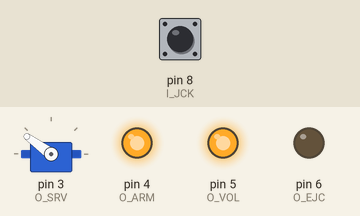
Recording of a sketch running on a simulated Arduino Uno, built with avr-gcc and run on an emulated ATmega328P. On the bench: servo, output pins drawn as LEDs (lit = HIGH). Inputs (shaded band) come from the test bench; at power-on: pin 8 (I_JCK) HIGH.

Above: at 18.0 s.
18.1 s: pin 8 (I_JCK) pulled LOW for 3.2 s
At 21.1 s:
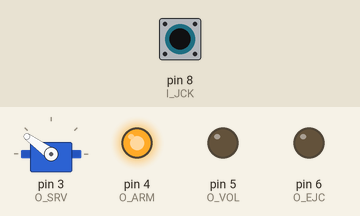
At 42.9 s:
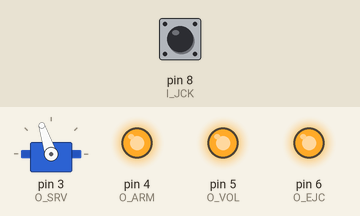
Timing chart, 0 to 43.3 s (numbered marks = the images above; inputs shaded):
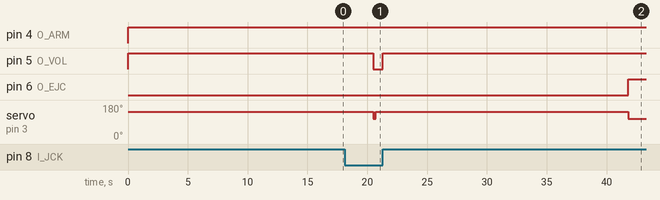

The sketch:

seq.ino
```cpp
//#include <elapsedMillis.h>
#include <Servo.h>

//#define DEBUG

//#define I_JCK (23)  // signal jack
//#define O_ARM (19)  // signal armement
//#define O_VOL (21)  // signal phase vol
//#define O_EJC (20)  // signal ejection
//#define O_SRV (9)   // commande servomoteur

#define I_JCK (8)  // signal jack
#define O_ARM (4)  // signal armement
#define O_VOL (5)  // signal phase vol
#define O_EJC (6)  // signal ejection
#define O_SRV (3)  // commande servomoteur

enum {E_VEILLE, E_ARME, E_VOL, E_EJECTION};  // etats du sequenceur
uint16_t const c_ouvert(1640);         // step ouverture systeme separation (us)
uint16_t const c_ferme(1920);          // step fermeture systeme separation (us)
uint16_t const c_minTravel(800);
uint16_t const c_maxTravel(2200);
uint16_t const c_delaiAntiRebond(100);  // delai anti-rebond prise jack (ms)
uint16_t const c_delaiClignotant(1000); // led clignotante au depart
uint16_t const c_dureeVol(20500);      // duree phase vol avant ejection (ms)

bool etat_servo(LOW), etat_servo_precedent(LOW);
bool jack_precedent(HIGH), jack_courant(HIGH), jack(false);
bool clignotant(LOW);
uint8_t etat_precedent(E_VEILLE), etat(E_VEILLE);
//elapsedMillis tpsArm, tpsJck, tpsVol;

Servo grosServo;
// PWMServo grosServo;

void setup() {
  pinMode(I_JCK, INPUT_PULLUP);
  pinMode(O_ARM, OUTPUT);
  pinMode(O_VOL, OUTPUT);
  pinMode(O_EJC, OUTPUT);
  pinMode(O_SRV, OUTPUT);

  #ifdef DEBUG
    Serial.begin(115200);
    Serial.println("LISTE DES ETATS :\n0\tetat initial\n1\tetat arme\n2\tetat vol\n3\tetat ejecte");
    Serial.println("\netat\tservo\tjack\tduree vol");

    pinMode(LED_BUILTIN, OUTPUT);
    digitalWrite(LED_BUILTIN, HIGH);
  #endif

  grosServo.attach(O_SRV, c_minTravel, c_maxTravel);
  grosServo.writeMicroseconds(c_ferme);
}

void loop() {
  // for (int i(1500); i <= 1750; i += 50){
  //   delay(1000);
  //   grosServo.writeMicroseconds(i);
  // }

  // for (int i(1750); i >= 1500; i -= 50){
  //   delay(1000);
  //   grosServo.writeMicroseconds(i);
  // }
  // return;


  // delay(2000);
  // grosServo.writeMicroseconds(1400);
  // delay(2000);
  // grosServo.writeMicroseconds(2000);
  // return;

  #ifdef DEBUG
    Serial.print(etat); Serial.print('\t');
    Serial.print(etat_servo); Serial.print('\t');
    Serial.print(jack); Serial.print('\t');
//    Serial.print(tpsVol); Serial.print('\n');

    digitalWrite(LED_BUILTIN, jack);

    //delay(10);
  #endif

  /* bloc jack anti-rebond */
//  jack_courant = digitalRead(I_JCK);
//  if (jack_courant == jack_precedent){
//      tpsJck = 0;
//  }
//  else if (tpsJck > c_delaiAntiRebond){
//    jack = !jack_courant;
//    jack_precedent = jack_courant;
//  }

////////////////////////////////////////////////////////////////////////////////

  grosServo.writeMicroseconds(c_ferme);
  digitalWrite(O_ARM, HIGH);

  while (!digitalRead(I_JCK));
  digitalWrite(O_VOL, HIGH);

  delay(c_dureeVol);

  grosServo.writeMicroseconds(c_ouvert);
  digitalWrite(O_EJC, HIGH);

  while (digitalRead(I_JCK));
  digitalWrite(O_VOL, LOW);
  digitalWrite(O_EJC, LOW);

  delay(200);

  /* bloc machine a etat */
//  switch (etat){
//    case E_VEILLE:
//      if (tpsArm >= c_delaiClignotant){
//        clignotant = !clignotant;
//        tpsArm -= c_delaiClignotant;
//        digitalWrite(O_ARM, clignotant);
//      }
//      grosServo.write(0);
//      if (jack){
//        etat = E_ARME;
//        digitalWrite(O_ARM, HIGH);
//      }
//      break;
//    ////////////////////////////////////////
//    case E_ARME:
//      //grosServo.writeMicroseconds(c_ferme);
//      // grosServo.detach();
//      digitalWrite(O_ARM, HIGH);
//      digitalWrite(O_VOL, LOW);
//      digitalWrite(O_EJC, LOW);
//      if (!jack){
//        tpsVol = 0;
//        etat = E_VOL;
//        digitalWrite(O_VOL, HIGH);
//      }
//      break;
//    ////////////////////////////////////////
//    case E_VOL:
//      //grosServo.writeMicroseconds(c_ferme);
//      // grosServo.attach(O_SRV);
//      digitalWrite(O_VOL, HIGH);
//      if (tpsVol > c_dureeVol){
//        etat = E_EJECTION;
//        etat_servo = LOW;
//      }
//      break;
//    ////////////////////////////////////////
//    case E_EJECTION:
//      grosServo.writeMicroseconds(c_ouvert);
//      digitalWrite(O_EJC, HIGH);
//      etat = E_VEILLE;
//      break;
//  }
}
```

Measured:
- after the input at 18.1 s, pin 5 (O_VOL): HIGH → LOW after 2.4 s, → HIGH 0.80 s later; pin 6 (O_EJC): LOW → HIGH after 23.7 s instead of 2.4 s
